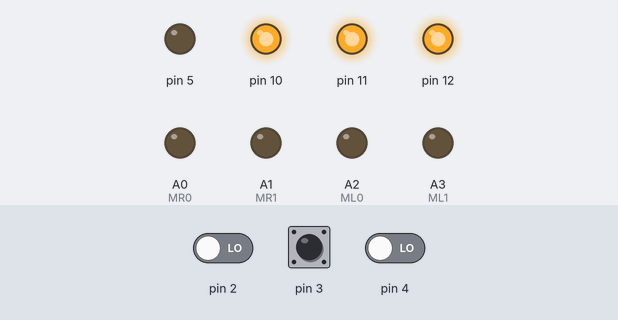
The sketch below on a simulated Arduino Uno, built with avr-gcc and run on an emulated ATmega328P. Shown: output pins drawn as LEDs (lit = HIGH). The inputs (shaded band) are chosen by the test bench; at power-on: pin 2 LOW, pin 4 LOW, pin 3 HIGH.

Above: at 1.2 s.
1.3 s: pin 2 driven HIGH
At 1.8 s:
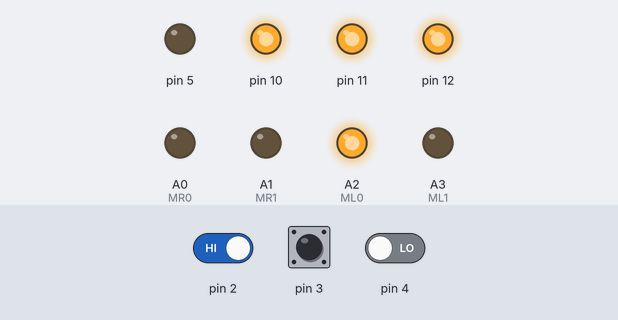
2.8 s: pin 4 driven HIGH
At 4.0 s:
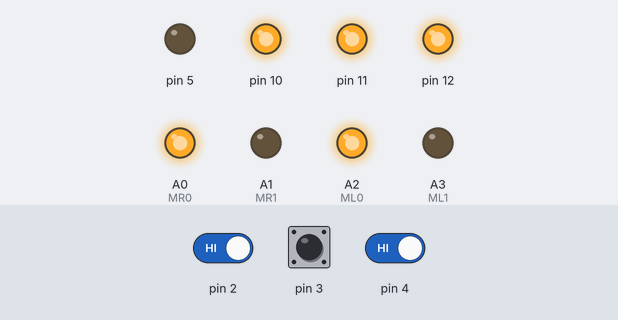
4.3 s: pin 2 driven LOW
At 5.3 s:
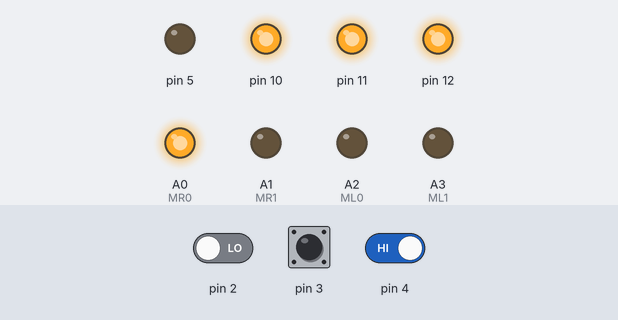
5.8 s: pin 4 driven LOW
At 6.4 s:
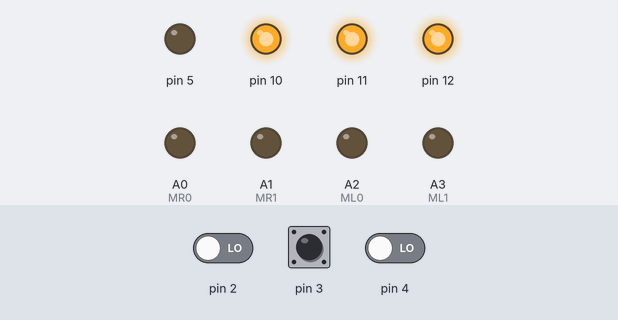
Timing chart, 0 to 8.3 s (numbered marks = the images above; inputs shaded):
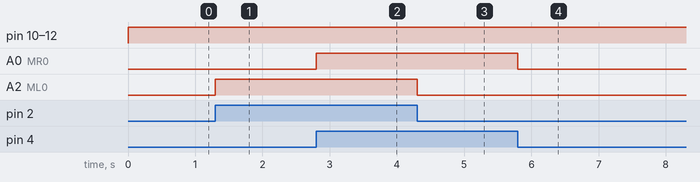

Measured:
- after the input at 1.3 s, A2 (ML0): LOW → HIGH at once
- after the input at 2.8 s, A0 (MR0): LOW → HIGH at once
- after the input at 4.3 s, A2 (ML0): HIGH → LOW at once
- after the input at 5.8 s, A0 (MR0): HIGH → LOW at once

The sketch:

LFR_Code.ino
```cpp
//declaring all the variables
//IR sensors
int IR1 = 2;
int IR2 = 3;
int IR3 = 4;
//motors
int MR0 = A0;
int MR1 = A1;
int ML0 = A2;
int ML1 = A3;

void setup() {
  // declaring the input of the IR sensors
  pinMode(2, INPUT);
  pinMode(3, INPUT);
  pinMode(4, INPUT);

  //declaring the motor pins
  pinMode(MR0, OUTPUT);
  pinMode(MR1, OUTPUT);
  pinMode(ML0, OUTPUT);
  pinMode(ML1, OUTPUT);
  pinMode(5, OUTPUT);
  pinMode(10, OUTPUT);
  pinMode(11, OUTPUT);
  pinMode(12, OUTPUT);
  analogWrite(5, LOW);
  analogWrite(10, HIGH);
  analogWrite(11, HIGH);
  analogWrite(12, HIGH);
}

//declaring the operation functions
void forward()
{ analogWrite(MR0, 150);
  analogWrite(MR1, 0);
  analogWrite(ML0, 150);
  analogWrite(ML1, 0);
}
void right()
{
  analogWrite(MR1, 0);
  analogWrite(MR0, 0);
  analogWrite(ML1, 0);
  analogWrite(ML0, 150);
}

void left()
{ analogWrite(MR0, 150);
  analogWrite(MR1, 0);
  analogWrite(ML0, 0);
  analogWrite(ML1, 0);
}

void wait() //to stop
{ analogWrite(MR0, 0);
  analogWrite(MR1, 0);
  analogWrite(ML0, 0);
  analogWrite(ML1, 0);
}

void loop() {
  //taking values from the IR sensors
  digitalWrite(5, LOW); //made-up ground
  digitalWrite(10,HIGH); //made-up vcc
  digitalWrite(11, HIGH);//made-up vcc
  digitalWrite(12, HIGH);//made-up vcc

  IR1 = digitalRead(2);
  IR2 = digitalRead(3);
  IR3 = digitalRead(4);

  // the main algorithm
  if ((IR1 == 1) && (IR2 == 0) && (IR3 == 1)) //straight
  { forward();
  }
  if ((IR1 == 0) && (IR2 == 0) && (IR3 == 1)) //soft left
  { left();
  }
  if ((IR1 == 1) && (IR2 == 0) && (IR3 == 0)) //soft right
  { right();
  }
  if ((IR1 == 1) && (IR2 == 1) && (IR3 == 1)) // white space
  { forward();
    //wait();
  }
  if ((IR1 == 1) && (IR2 == 1) && (IR3 == 0)) //hard right
  { right();
  }
  if ((IR1 == 0) && (IR2 == 1) && (IR3 == 1)) //hard left
  { left();
  }
  if ((IR1 == 0) && (IR2 == 1) && (IR3 == 0)) // black white black
  { wait();
  }
  if ((IR1 == 0) && (IR2 == 0) && (IR3 == 0)) //tea-point
  { wait();
  }

}
```
